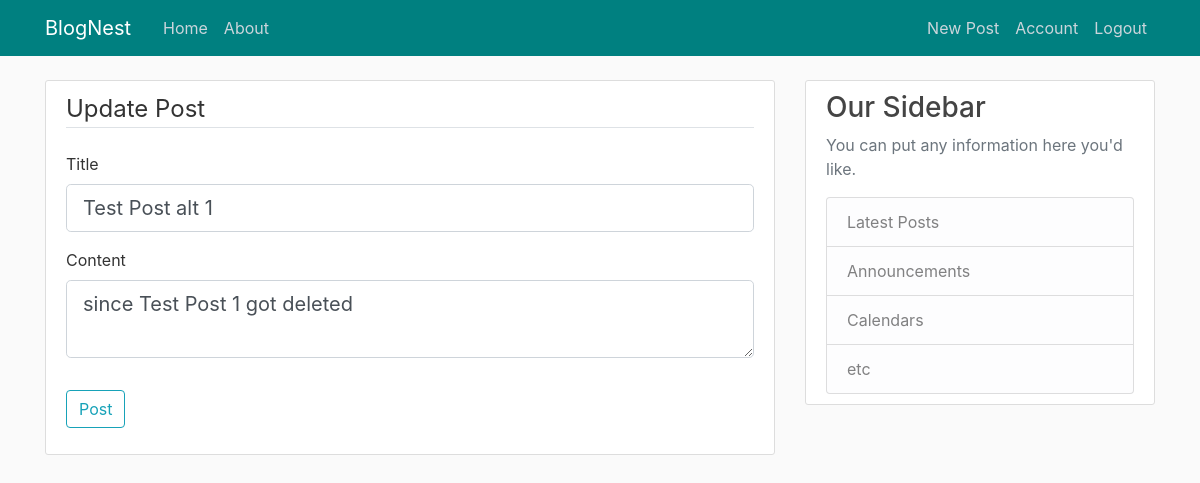
The app's page /post/3/update (signed in), older data.
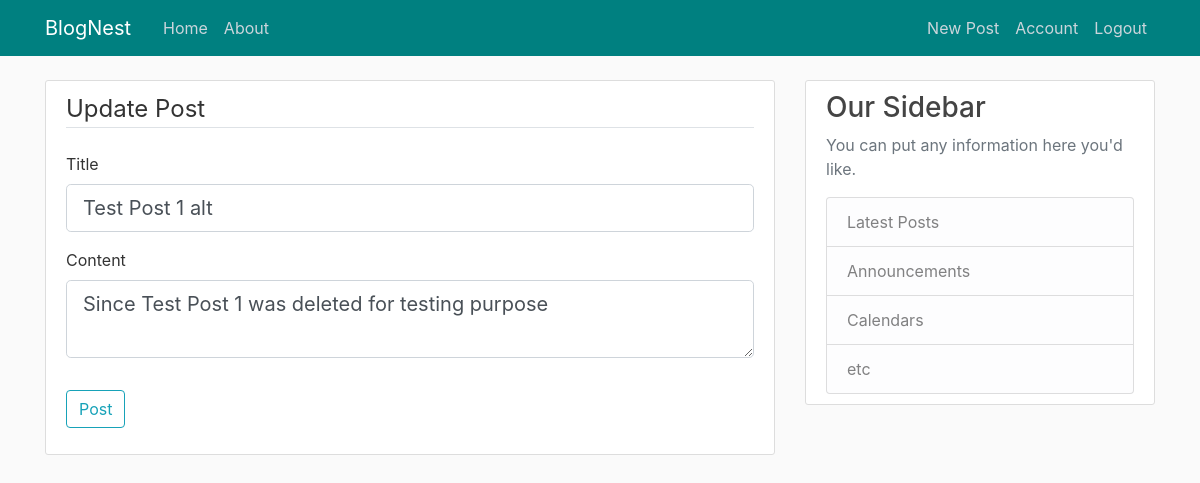
The same page, newer data.
### blognest/models.py (models this page shows, shortened)
class Post(db.Model):
    id = db.Column(db.Integer, primary_key=True)
    title = db.Column(db.String(100), nullable=False)
    date_posted = db.Column(db.DateTime, nullable=False, default=datetime.utcnow)
    content = db.Column(db.Text, nullable=False)
    user_id = db.Column(db.Integer, db.ForeignKey('user.id'), nullable=False)

### blognest/routes.py (the view)
@app.route("/post/<int:post_id>/update", methods=['GET', 'POST'])
@login_required
def update_post(post_id):
    post = Post.query.get_or_404(post_id)
    if post.author != current_user:
        abort(403)
    form = PostForm()
    if form.validate_on_submit():
        post.title = form.title.data
        post.content = form.content.data
        db.session.commit()
        flash("Your post has been updated!", 'success')
        return redirect(url_for('post', post_id=post.id))
    elif request.method == 'GET':
        form.title.data = post.title
        form.content.data = post.content
    return render_template('create_post.html', title='Update Post',
                           form=form, legend='Update Post')

### blognest/forms.py
class PostForm(FlaskForm):
    title = StringField('Title', validators=[DataRequired()])
    content = TextAreaField('Content', validators=[DataRequired()])
    submit = SubmitField('Post')

### blognest/models.py (called while the page is built)
@login_manager.user_loader
def load_user(user_id):
    return User.query.get(int(user_id))

### blognest/templates/create_post.html (shortened to what this page needs)
{% extends "layout.html" %}
{% block content %}
    <div class="content-section">
        <form method="POST" action="">
            <fieldset class="form-group">
                <legend class="border-bottom mb-4">{{ legend }}</legend>
                <div class="form-group">
                    {{ form.title.label(class="form-control-label") }}
                    {% if form.title.errors %}
                        {{ form.title(class="form-control form-control-lg is-invalid") }}
                        <div class="invalid-feedback">
                            {% for error in form.email.errors %}
                                <span>{{ error }}</span>
                            {% endfor %}
                        </div>
                    {% else %}
                        {{ form.title(class="form-control form-control-lg") }}
                    {% endif %}
                </div>
                <div class="form-group">
                    {{ form.content.label(class="form-control-label") }}
                    {% if form.content.errors %}
                        {{ form.content(class="form-control form-control-lg is-invalid") }}
                        <div class="invalid-feedback">
                            {% for error in form.content.errors %}
                                <span>{{ error }}</span>
                            {% endfor %}
                        </div>
                    {% else %}
                        {{ form.content(class="form-control form-control-lg") }}
                    {% endif %}
                </div>
            </fieldset>
            <div class="form-group">
                {{ form.submit(class="btn btn-outline-info") }}
            </div>
        </form>
    </div>
{% endblock content %}

### blognest/templates/layout.html (shortened to what this page needs)
<!DOCTYPE html>
<html lang="en">
<head>
    <link rel="stylesheet" href="https://cdn.jsdelivr.net/npm/bootstrap@4.3.1/dist/css/bootstrap.min.css">
    <link rel="stylesheet" type="text/css" href="{{ url_for('static', filename='main.css') }}">
</head>
<body>
    <header class="site-header">
      <nav class="navbar navbar-expand-md navbar-dark bg-steel fixed-top">
        <div class="container">
          <a class="navbar-brand mr-4" href="/">BlogNest</a>
          <div class="collapse navbar-collapse" id="navbarToggle">
            <div class="navbar-nav mr-auto">
              <a class="nav-item nav-link" href="{{ url_for('home') }}">Home</a>
              <a class="nav-item nav-link" href="{{ url_for('about') }}">About</a>
            </div>
            <div class="navbar-nav">
                {% if current_user.is_authenticated %}
                    <a class="nav-item nav-link" href="{{ url_for('new_post') }}">New Post</a>
                    <a class="nav-item nav-link" href="{{ url_for('account') }}">Account</a>
                    <a class="nav-item nav-link" href="{{ url_for('logout') }}">Logout</a>
                {% else %}
                  <a class="nav-item nav-link" href="{{ url_for('login') }}">Login</a>
                  <a class="nav-item nav-link" href="{{ url_for('register') }}">Register</a>
                {% endif %}
            </div>
          </div>
        </div>
      </nav>
    </header>
    <main role="main" class="container">
      <div class="row">
        <div class="col-md-8">
          {% block content %}{% endblock %}
        </div>
        <div class="col-md-4">
          <div class="content-section">
            <h3>Our Sidebar</h3>
              <p class='text-muted'>You can put any information here you'd like.</p>
              <ul class="list-group">
                <li class="list-group-item list-group-item-light">Latest Posts</li>
                <li class="list-group-item list-group-item-light">Announcements</li>
                <li class="list-group-item list-group-item-light">Calendars</li>
                <li class="list-group-item list-group-item-light">etc</li>
              </ul>
          </div>
        </div>
      </div>
    </main>
</body>
</html>

### blognest/static/main.css (style rules this page uses)
body { background: #fafafa; color: #333333; margin-top: 5rem; }
h1, h2, h3, h4, h5, h6 { color: #444444; }
.bg-steel { background-color: #008080; }
.site-header .navbar-nav .nav-link { color: #cbd5db; }
.content-section { background: #ffffff; padding: 10px 20px; border: 1px solid #dddddd; border-radius: 3px; margin-bottom: 20px; }

Row changes from the older to the newer data that the page shows:
changed Post: title "Test Post alt 1" → "Test Post 1 alt"; content "since Test Post 1 got deleted" → "Since Test Post 1 was deleted for testing purpose"
